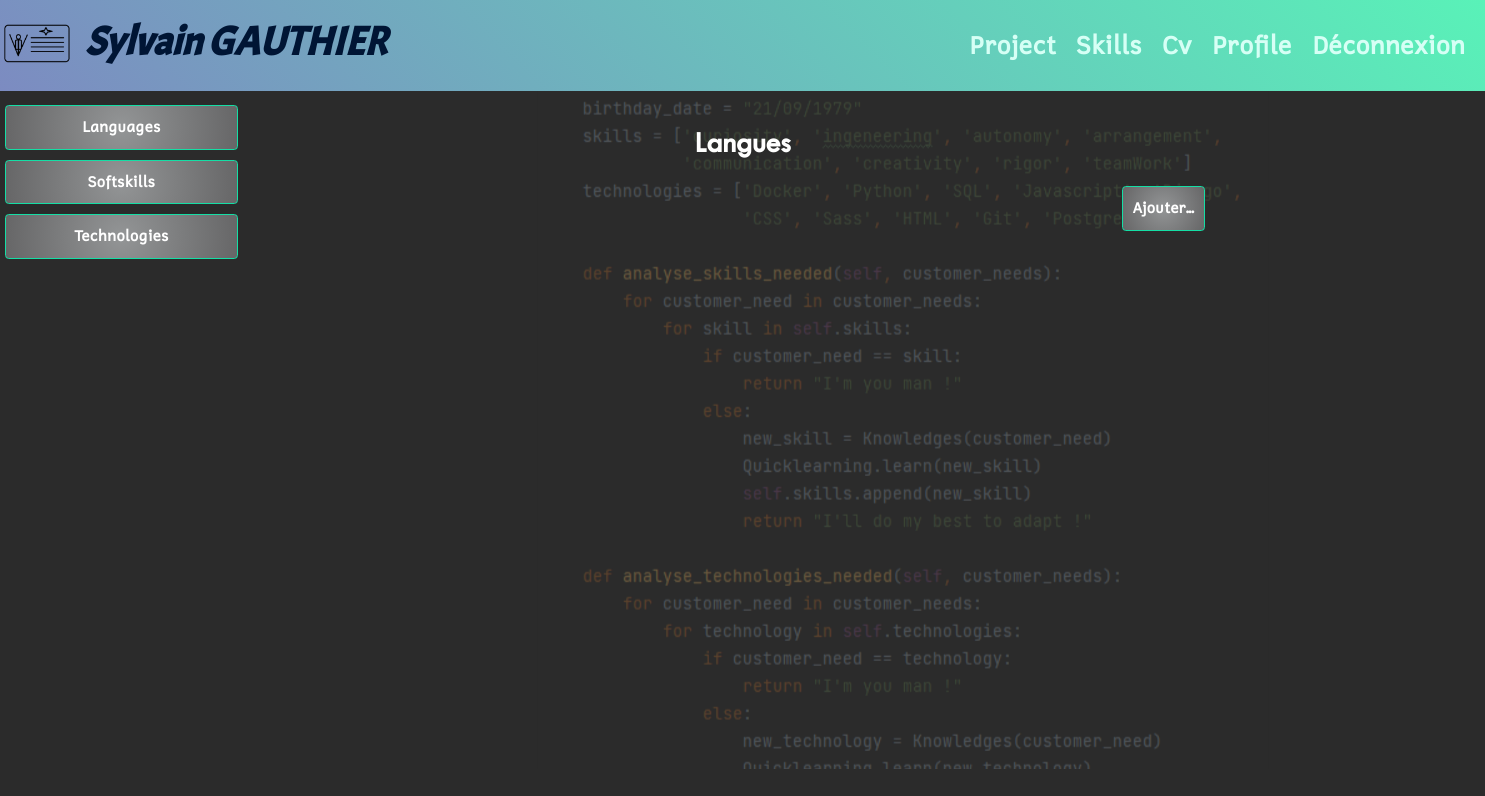
The app's page /skill/language/ (signed in), older data.
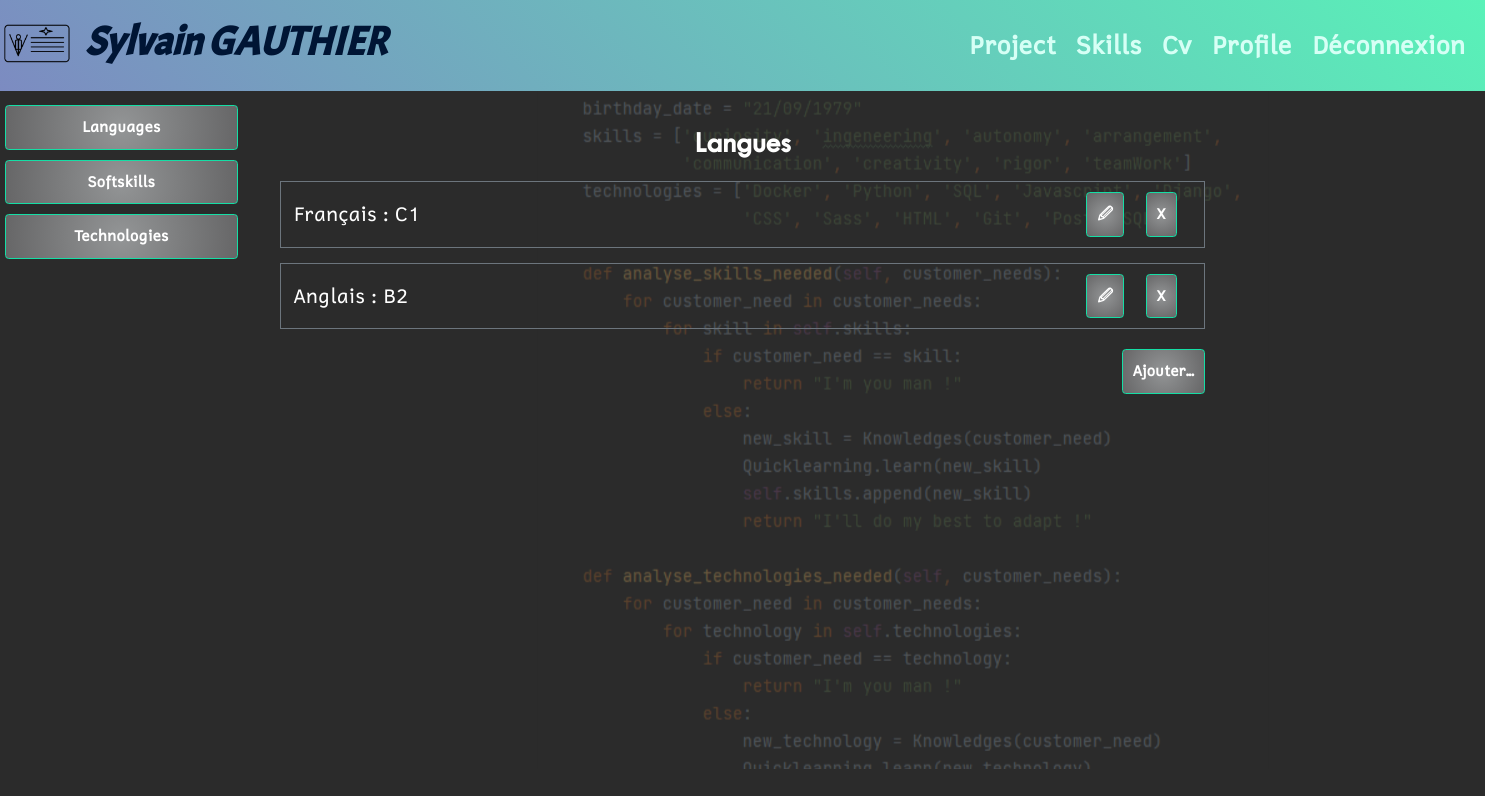
The same page, newer data.
### skill/models/language.py (models this page shows, shortened)
class Language(models.Model):
    title = models.CharField(
        verbose_name='language',
        max_length=40,
        blank=False,
        null=False
    )
    level = models.CharField(
        verbose_name='level',
        max_length=2,
        choices=LEVEL,
        default='A1'
    )
    user = models.ForeignKey(settings.AUTH_USER_MODEL,
                             null=True,
                             on_delete=models.CASCADE)

### skill/views/language_views.py (the view)
# urls.py: path('', cv_views.index, name='cv_home'),
@login_required
def index(request):
    languages = Language.objects.filter(
        Q(user=request.user)
    )
    return render(request,
                  'skill/languages_index.html',
                  context={'languages': languages}
                  )

### skill/templates/skill/languages_index.html
{% extends 'index.html' %}
{% block sidebar %}
    {% include 'skill/partials/skills_menu_snippet.html' %}
{% endblock sidebar %}
{% block content %}
    <div class="text-center">
        <h2>Langues</h2>
    </div>
    {% for instance in languages %}
        <div class="ticket border border-secondary m-4 p-2 row">
            <div class="align-self-center col-sm-6">
                {% include 'skill/partials/language_snippet.html' with language=instance %}
            </div>
            <div class="text-end col-sm-6">
                <a class="btn btn-secondary mt-2 mb-2 me-4" href="{% url 'skill:edit_language' instance.id %}">
                    🖉
                </a>
                <a class="btn btn-secondary mt-2 mb-2 me-4" href="{% url 'skill:delete_language' instance.id %}">
                    X
                </a>
            </div>
        </div>
    {% endfor %}
    <div class="text-end">
        <a class="btn btn-secondary mt-2 mb-2 me-4" href="{% url 'skill:create_language' %}">
            Ajouter...
        </a>
    </div>
{% endblock content %}

### skill/templates/skill/partials/language_snippet.html
<div>
    {{ language.title }} : {{ language.level }}
</div>

Row changes from the older to the newer data that the page shows:
added Language: title "Français", level "C1"
added Language: title "Anglais", level "B2"
